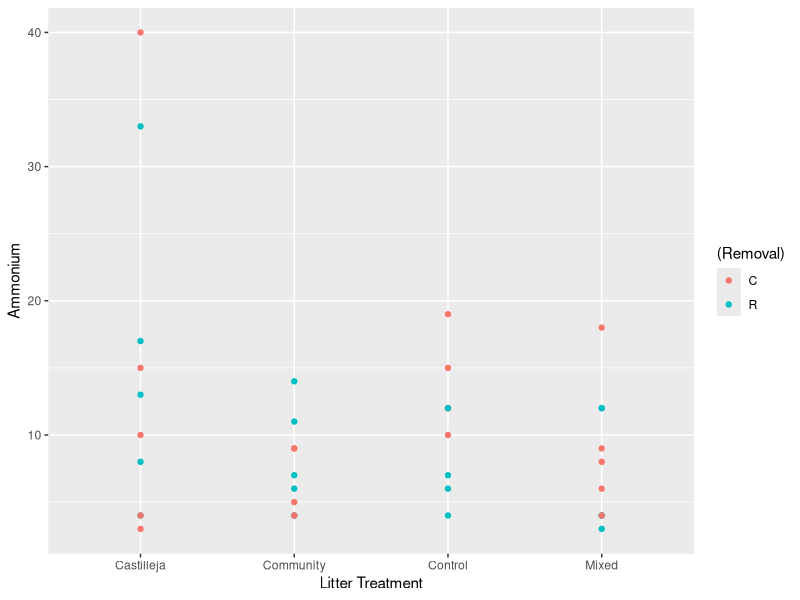

R code for this plot:
#Belowground Analysis
setwd("/Users/jargrett/Desktop/Castilleja/Data Analysis/RMBL/2023 Argrett")

library(tidyverse)#for data wrangling and restructuring
library(plyr)#for data wrangling and restructuring
library(ggplot2)#for plotting
library(ggpubr)#extended functions for plotting
library(car)#for regression analysis
library(emmeans)#post-hoc analysis

soil <- read.csv("Soil Nutrients - Overwinter 2023.csv")


nitrate <- ggplot(soil, aes(x = Litter, y = Ammonium)) +
  geom_point(aes(color = (Removal))) +
  labs(x = "Litter Treatment", y = "Ammonium")
  
nitrate
